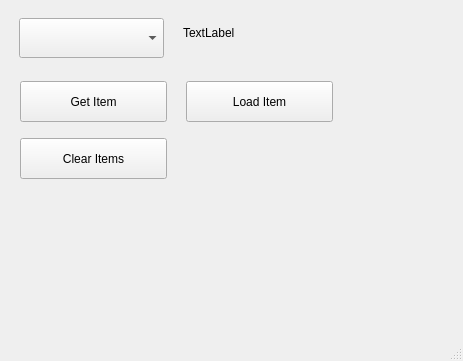
<?xml version="1.0" encoding="UTF-8"?>
<ui version="4.0">
 <class>MainWindow</class>
 <widget class="QMainWindow" name="MainWindow">
  <property name="geometry">
   <rect>
    <x>0</x>
    <y>0</y>
    <width>463</width>
    <height>361</height>
   </rect>
  </property>
  <property name="windowTitle">
   <string>MainWindow</string>
  </property>
  <widget class="QWidget" name="centralwidget">
   <widget class="QComboBox" name="cbSehirler">
    <property name="geometry">
     <rect>
      <x>19</x>
      <y>18</y>
      <width>145</width>
      <height>40</height>
     </rect>
    </property>
   </widget>
   <widget class="QLabel" name="lblResult">
    <property name="geometry">
     <rect>
      <x>183</x>
      <y>19</y>
      <width>192</width>
      <height>28</height>
     </rect>
    </property>
    <property name="text">
     <string>TextLabel</string>
    </property>
   </widget>
   <widget class="QPushButton" name="btnGetItem">
    <property name="geometry">
     <rect>
      <x>20</x>
      <y>81</y>
      <width>147</width>
      <height>41</height>
     </rect>
    </property>
    <property name="text">
     <string>Get Item</string>
    </property>
   </widget>
   <widget class="QPushButton" name="btnLoadItem">
    <property name="geometry">
     <rect>
      <x>186</x>
      <y>81</y>
      <width>147</width>
      <height>41</height>
     </rect>
    </property>
    <property name="text">
     <string>Load Item</string>
    </property>
   </widget>
   <widget class="QPushButton" name="btnClearItem">
    <property name="geometry">
     <rect>
      <x>20</x>
      <y>138</y>
      <width>147</width>
      <height>41</height>
     </rect>
    </property>
    <property name="text">
     <string>Clear Items</string>
    </property>
   </widget>
  </widget>
  <widget class="QMenuBar" name="menubar">
   <property name="geometry">
    <rect>
     <x>0</x>
     <y>0</y>
     <width>463</width>
     <height>21</height>
    </rect>
   </property>
  </widget>
  <widget class="QStatusBar" name="statusbar"/>
 </widget>
 <resources/>
 <connections/>
</ui>
